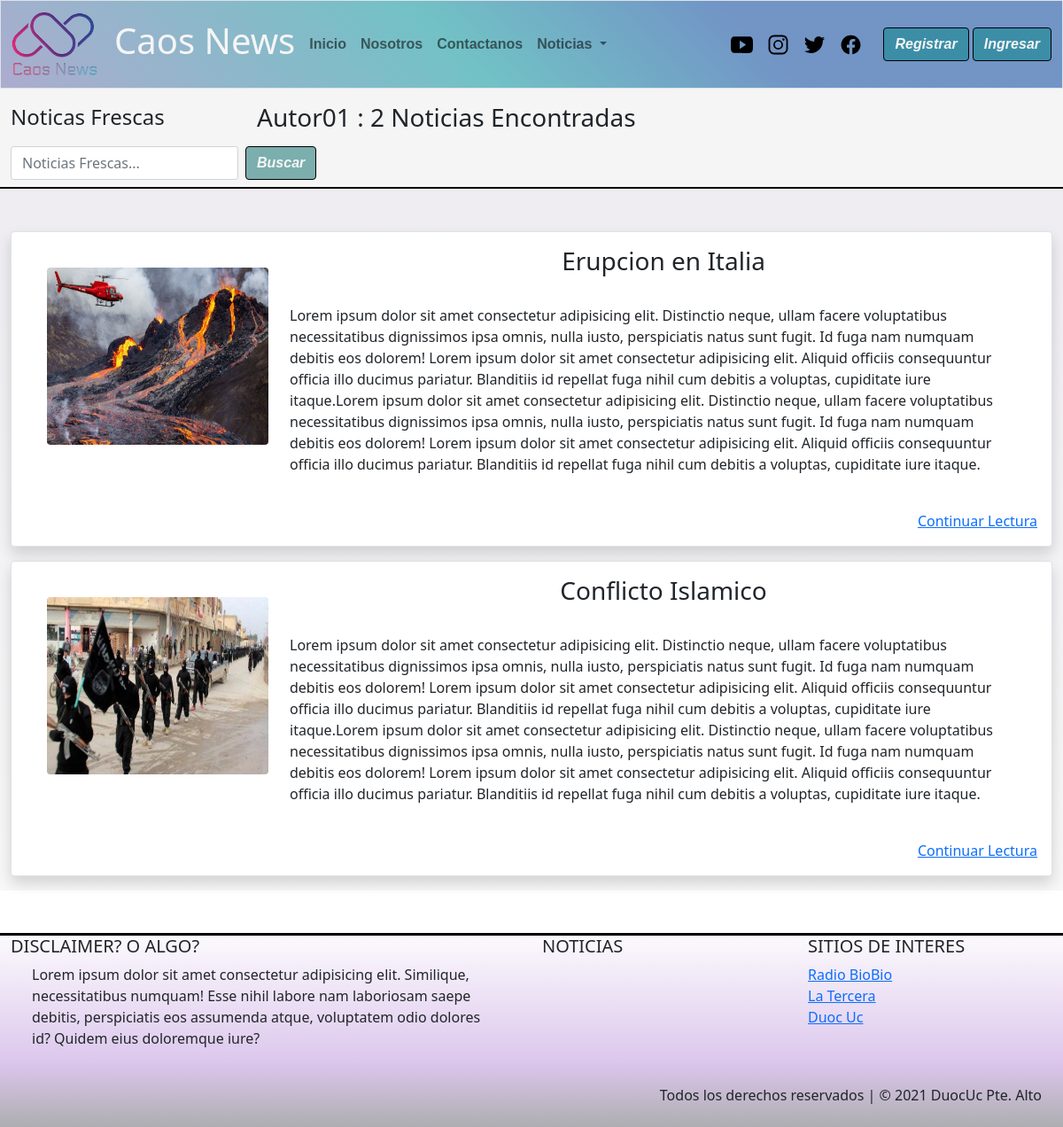
Page /filtro_autor/autor01/ on the earlier database version.
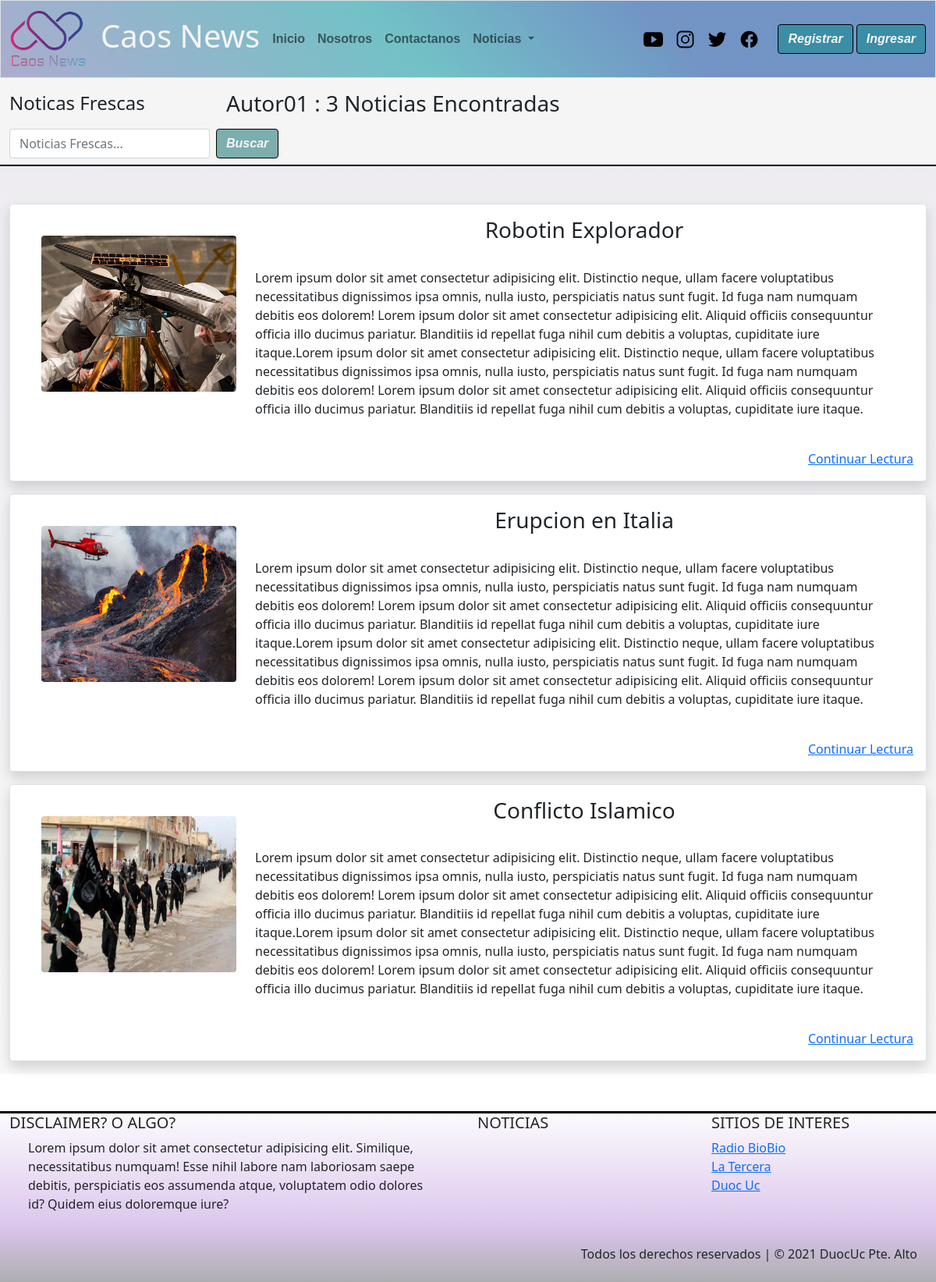
Same page on the later database version.
### caos_news/models.py (models this page shows, shortened)
class Noticia(models.Model):
    nombre_not = models.CharField(primary_key= True, max_length=50)
    fecha_not = models.DateField(default=datetime.date.today)
    redac =  models.TextField()
    img_not = models.ImageField(upload_to='noticias',null=True)
    publicar = models.BooleanField(default=False)
    comentario = models.TextField(null=True,default='Sin observaciones')
    autor = models.ForeignKey(User,null=True, on_delete=models.CASCADE)
    categoria = models.ForeignKey(Categoria, on_delete=models.CASCADE)

### caos_news/views.py (the view)
# urls.py: path('filtro_autor/<id>/',filtro_autor,name='f_autor'),
def filtro_autor(request,id):
    user = User.objects.get(username=id)
    categoria = Categoria.objects.all()
    noti_all = Noticia.objects.filter(publicar=True,autor = user)
    cantidad = Noticia.objects.filter(publicar=True,autor = user).count()
    contexto = {"categorias":categoria,"noticias":noti_all,"cantidad":cantidad,"autor":user}
    return render(request, 'busque_autor.html',contexto)

### caos_news/templates/busque_autor.html (shortened to what the changed rows need)
{% extends "base.html" %}
{% load static %}
{% block contenido %}
<main>
        <nav class="navbar sticky-top" id="barra-busqueda">
            <div class="container-fluid ">
                <span class="navbar-text" style="margin-right: 40%;">
                    {% if cantidad == 1 %}
                        <h3 style="text-transform: capitalize;">{{autor}}: {{cantidad}} Noticia Encontrada </h3>
                    {% elif cantidad == 0 %}
                    {% else %}
                        <h3 style="text-transform: capitalize;">{{autor}} : {{cantidad}} Noticias Encontradas </h3>
                    {% endif %}
                </span>
            </div>
        </nav>
<section class="container-fluid mt-5 mb-5">
    <div class="row">
        <div class="col-12 col-lg-12">
            {%if cantidad > 0 %}
                {% for noti in noticias %}
                    <div class="d-grid gap-3">
                        <div class="p-3 bg-light border shadow mb-3 bg-body rounded">
                            <div class="float-start">
                                <img src="{{noti.img_not.url}}"
                                    class=" m-4 rounded-2  animate__animated animate__fadeIn" alt="..." width="250"
                                    height="200">
                            </div>
                            <div class="mx-auto m-l-3">
                                <div class="text m-l-2 md-sm-center animate__animated ">
                                    <h3 class="text-center animate__animated animate__backInRight">{{noti.nombre_not}}</h3>
                                    <p class="p-4">
                                        {{noti.redac}}
                                    </p>
                                </div>
                                <div class="text-end animate__animated animate__fadeInDown"><a
                                        href="{% url 'noti' noti.nombre_not %}">Continuar Lectura</a>
                                </div>
                            </div>
                        </div>
                    </div>
                {% endfor %}
            {% else %}
                <div class="alert alert-info" role="alert">
                    Lo sentimos no encontramos nada
                </div>
            {%endif%}
        </div>
    </div>
</section>
{% endblock contenido %}

Differences in the rows shown:
now on this page (row edited): Noticia: img_not (picture), nombre_not "Robotin Explorador", redac "Lorem ipsum dolor sit amet consectetur adipisicing elit. Distinctio neque, ullam facere voluptatibus necessitatibus dignissimos ipsa omnis, nulla iusto, perspiciatis natus sunt fugit. Id fuga nam numquam debitis eos dolorem! Lorem ipsum dolor sit amet consectetur adipisicing elit. Aliquid officiis consequuntur officia illo ducimus pariatur. Blanditiis id repellat fuga nihil cum debitis a voluptas, cupiditate iure itaque.Lorem ipsum dolor sit amet consectetur adipisicing elit. Distinctio neque, ullam facere voluptatibus necessitatibus dignissimos ipsa omnis, nulla iusto, perspiciatis natus sunt fugit. Id fuga nam numquam debitis eos dolorem! Lorem ipsum dolor sit amet consectetur adipisicing…"
Other differences:
{{ cantidad }}: "2" → "3"
